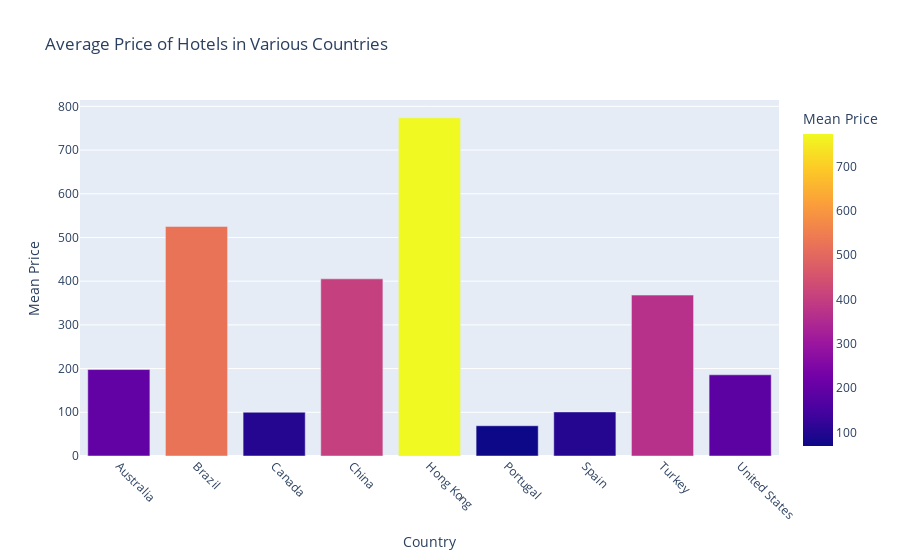

The cell this chart's notebook holds for it:
### Code cell
# Average Price of hotels in Various Countries

grouped_data = airbnb_df.groupby('country')['price'].mean().reset_index()
Coun_price_df=pd.DataFrame(grouped_data)

Coun_price_df.rename(columns={'price': 'Mean_Price'}, inplace=True)

# Create Plotly plot with hover functionality
fig = px.bar(Coun_price_df, x='country', y='Mean_Price', color='Mean_Price', 
                title='Average Price of Hotels in Various Countries',
                labels={'Country': 'Country', 'Mean_Price': 'Mean Price'},
                color_continuous_scale='plasma')

# Update layout to match the desired aesthetics
fig.update_layout(
    xaxis_title='Country',
    yaxis_title='Mean Price',
    xaxis=dict(tickangle=45)
)

# Show the plot
fig.show()

### Figure 1 — Plotly figure (JSON) as saved in the notebook; plotly's stock layout.template omitted (floating-point values rounded to 4 significant figures)
{"data": [{"alignmentgroup": "True", "hovertemplate": "country=%{x}<br>Mean Price=%{marker.color}<extra></extra>", "legendgroup": "", "marker": {"color": [197.8, 525.3, 100.1, 405.4, 773.8, 69.18, 100.8, 368.1, 185.8], "coloraxis": "coloraxis", "pattern": {"shape": ""}}, "name": "", "offsetgroup": "", "orientation": "v", "showlegend": false, "textposition": "auto", "type": "bar", "x": ["Australia", "Brazil", "Canada", "China", "Hong Kong", "Portugal", "Spain", "Turkey", "United States"], "xaxis": "x", "y": [197.8, 525.3, 100.1, 405.4, 773.8, 69.18, 100.8, 368.1, 185.8], "yaxis": "y"}], "layout": {"barmode": "relative", "coloraxis": {"colorbar": {"title": {"text": "Mean Price"}}, "colorscale": [[0, "#0d0887"], [0.1111, "#46039f"], [0.2222, "#7201a8"], [0.3333, "#9c179e"], [0.4444, "#bd3786"], [0.5556, "#d8576b"], [0.6667, "#ed7953"], [0.7778, "#fb9f3a"], [0.8889, "#fdca26"], [1, "#f0f921"]]}, "legend": {"tracegroupgap": 0}, "title": {"text": "Average Price of Hotels in Various Countries"}, "xaxis": {"anchor": "y", "domain": [0, 1], "tickangle": 45, "title": {"text": "Country"}}, "yaxis": {"anchor": "x", "domain": [0, 1], "title": {"text": "Mean Price"}}}}
